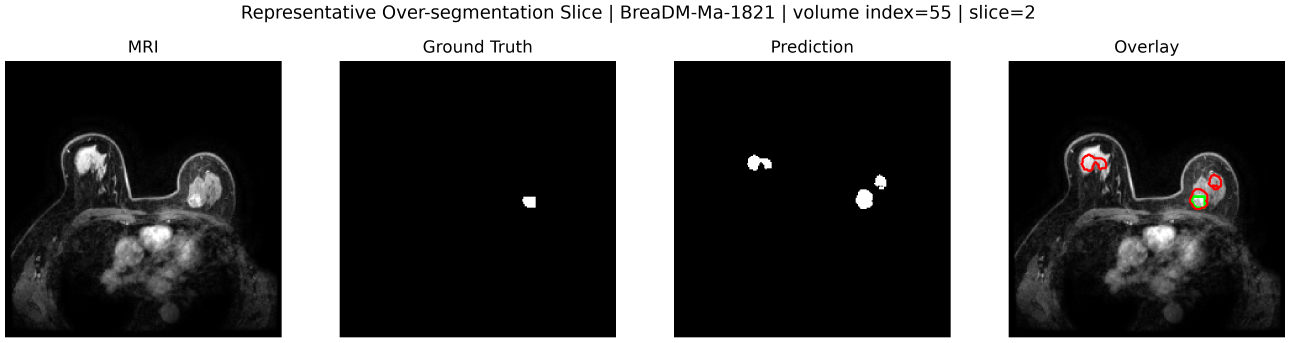
#> input picture result/seg3d_unet_locked_volume_ppv_seed42_20260911/volume55_slice_overseg_selection/representative_overseg_slice_volume55.png, 3870 x 1027 px (shown at 1/3 size)
$ python make_overseg_slice_2x2.py
#> lines starting #> are read from the running program, lines starting #| are printed output that depends on the picture; after the words box and inside, x2 and y2 are one past the last pixel; in counts of white or black regions, pixels touching at a corner belong together

import os
import glob
import numpy as np
from PIL import Image, ImageDraw, ImageFont

# =========================================================
# Settings
# =========================================================
WORKDIR = os.getcwd()
OUTPUT_NAME = "representative_overseg_slice_2x2.png"

NEW_SUPTITLE = (
    "Representative Over-segmentation Slice | "
    "BreaDM-Ma-1821 | Volume 2 (VIBRANT+C2) | Slice 2"
)

# 裁掉旧总标题，但保留四个小标题（MRI / Ground Truth / Prediction / Overlay）
TOP_CROP = 70

# 白底判断阈值
BG_THRESH = 245

# 布局参数
OUTER_PAD = 20
INNER_GAP_X = 36
INNER_GAP_Y = 36

# 总标题区域高度（加大一点）
TITLE_AREA_H = 70

# 总标题和下面四个小图标题之间额外留一点空隙
SUPTITLE_TO_PANEL_GAP = 10

# 总图标题字号（明显调大）
SUPTITLE_SIZE = 30

# =========================================================
# Helper functions
# =========================================================
def pick_source_png():
    pngs = [p for p in glob.glob("*.png") if os.path.basename(p) != OUTPUT_NAME]
    if not pngs:
        raise FileNotFoundError("当前目录没有找到可用的 PNG 图片。")
    # 优先选择体积最大的 png
    pngs = sorted(pngs, key=lambda p: os.path.getsize(p), reverse=True)
    return pngs[0]

def find_content_regions(binary_1d, min_width=40):
    regions = []
    in_region = False
    start = 0
    for i, v in enumerate(binary_1d):
        if v and not in_region:
            start = i
            in_region = True
        elif not v and in_region:
            end = i - 1
            if end - start + 1 >= min_width:
                regions.append((start, end))
            in_region = False
    if in_region:
        end = len(binary_1d) - 1
        if end - start + 1 >= min_width:
            regions.append((start, end))
    return regions

def get_font(size):
    candidates = [
        "arial.ttf",
        "Arial.ttf",
        "DejaVuSans.ttf",
        "/usr/share/fonts/truetype/dejavu/DejaVuSans.ttf",
        "C:/Windows/Fonts/arial.ttf",
    ]
    for path in candidates:
        try:
            return ImageFont.truetype(path, size)
        except:
            continue
    return ImageFont.load_default()

# =========================================================
# Step 1. Read source image
# =========================================================
src_png = pick_source_png()
img = Image.open(src_png).convert("RGB")
arr = np.array(img)

print("=" * 70)
print("Source PNG:")
print(os.path.abspath(src_png))
print(f"Original size: {img.size}")
#| Original size: (3870, 1027)
print("=" * 70)

# =========================================================
# Step 2. Remove old overall title strip
# =========================================================
if TOP_CROP >= arr.shape[0]:
    raise RuntimeError("TOP_CROP 设置过大，已经超过图像高度。")

content = arr[TOP_CROP:, :, :]
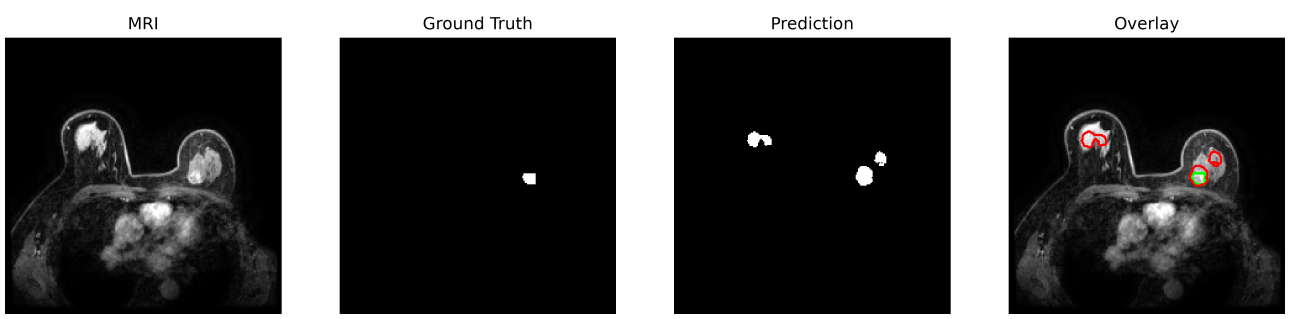
#> content: shape (957, 3870, 3) (shown at 1/3 size); mean R, G, B 74.4, 74.2, 74.1

# =========================================================
# Step 3. Detect four column panels
# =========================================================
nonwhite = np.any(content < BG_THRESH, axis=2)
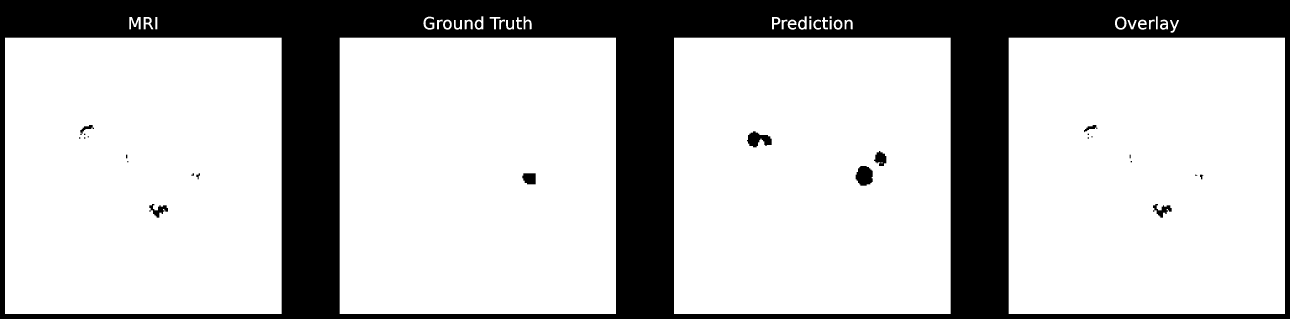
#> nonwhite: shape (957, 3870) bool (shown at 1/3 size); 74.3% white; 34 black regions (10 under 20 px), largest, box (x1, y1, x2, y2) and area: (0, 0, 3870, 957) 939595, (2567, 498, 2618, 557) 2405, (2241, 394, 2315, 442) 2149

col_activity = nonwhite.sum(axis=0)
#> col_activity = 3870 values, max 868 at index 1444, min 0 at index 0, mean 711.1
col_mask = col_activity > max(10, int(0.01 * nonwhite.shape[0]))
regions = find_content_regions(col_mask, min_width=40)
#> the loop in find_content_regions, `for i, v in enumerate(binary_1d):` made 3870 passes
#> (v, in_region) on pass 16: (True, True)
#> after the loop in find_content_regions, `for i, v in enumerate(binary_1d):`: end = 3854; in_region = False; regions = [(15, 844), (1019, 1847), (2022, 2851), (3026, 3854)]; start = 3026

# 如果自动检测不是4块，则退化为等宽四分
if len(regions) != 4:
    print("[WARN] 自动检测到的列数不是 4，改用等宽四分。")
    h, w = content.shape[:2]
    step = w // 4
    regions = []
    for k in range(4):
        x1 = k * step
        x2 = (k + 1) * step - 1 if k < 3 else w - 1
        regions.append((x1, x2))

row_activity = nonwhite.sum(axis=1)
#> row_activity = 957 values, max 3318 at index 113, min 0 at index 0, mean 2875.6
row_mask = row_activity > 10
row_idx = np.where(row_mask)[0]
#> row_idx = 871 values from 49 to 941
if len(row_idx) == 0:
    raise RuntimeError("没有检测到内容区域。")

y1 = max(0, row_idx[0] - 8)
#> y1 = 41
y2 = min(content.shape[0] - 1, row_idx[-1] + 8)
#> y2 = 949

panels = []
for i, (x1, x2) in enumerate(regions, start=1):
    x1 = max(0, x1 - 8)
    x2 = min(content.shape[1] - 1, x2 + 8)
    crop = content[y1:y2+1, x1:x2+1, :]
    panels.append(Image.fromarray(crop))
#> this loop made 4 passes
#> (x1, x2) on passes 1 to 4: (7, 852), (1011, 1855), (2014, 2859), (3018, 3862)
#> pass 1, `crop = content[y1:y2+1, x1:x2+1, :]`:
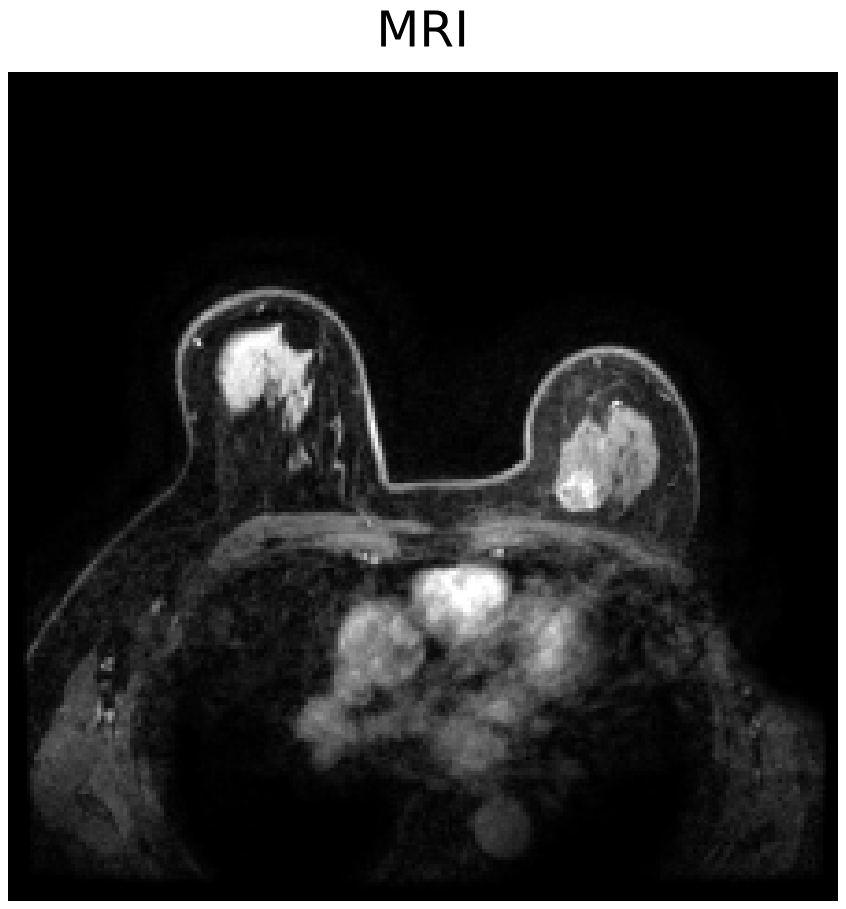
#> crop: shape (909, 846, 3); min 0, max 255, mean 47.9
#> pass 2, `crop = content[y1:y2+1, x1:x2+1, :]`:
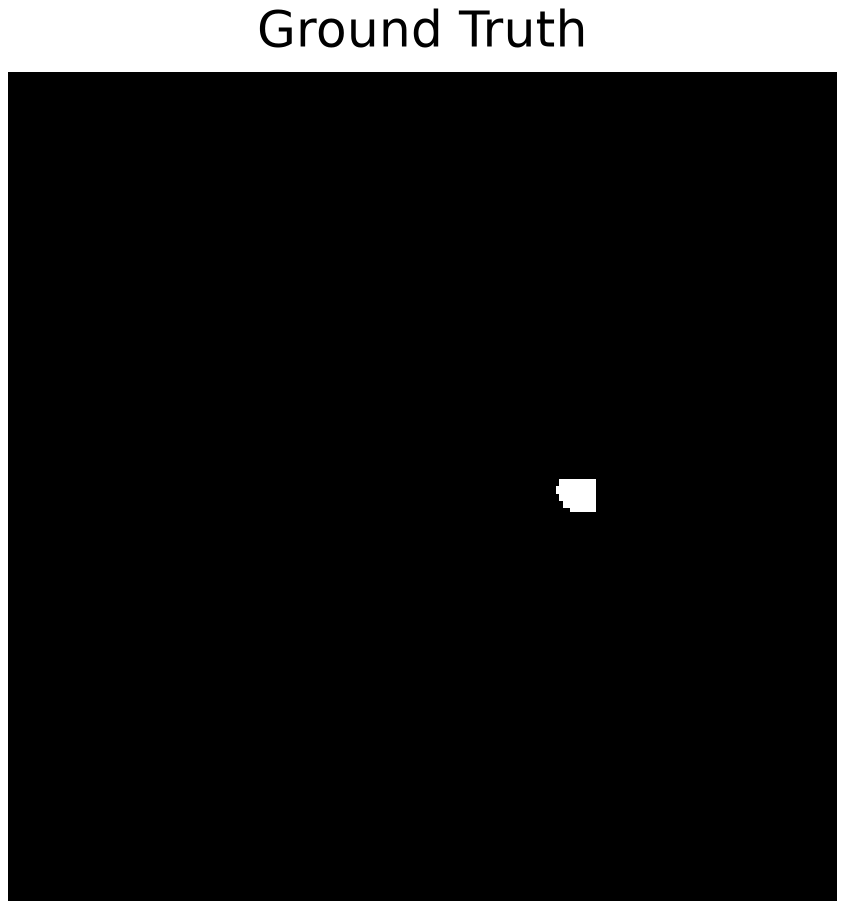
#> crop: shape (909, 845, 3); min 0, max 255, mean 26.2
#> after the loop, panels = 4 items

if len(panels) != 4:
    raise RuntimeError(f"最终得到的面板数不是 4，而是 {len(panels)}。")

print("Detected 4 panels successfully.")
for i, p in enumerate(panels, start=1):
    print(f"Panel {i}: size = {p.size}")
#> this loop made 4 passes
#| Panel 1: size = (846, 909)
#| Panel 2: size = (845, 909)
#| Panel 3: size = (846, 909)
#| Panel 4: size = (845, 909)

# 顺序保持不变：
# 1 MRI, 2 GT, 3 Prediction, 4 Overlay
p1, p2, p3, p4 = panels

# =========================================================
# Step 4. Build 2x2 canvas
# =========================================================
left_col_w = max(p1.width, p3.width)
#> left_col_w = 846
right_col_w = max(p2.width, p4.width)
#> right_col_w = 845

top_row_h = max(p1.height, p2.height)
#> top_row_h = 909
bottom_row_h = max(p3.height, p4.height)
#> bottom_row_h = 909

canvas_w = OUTER_PAD + left_col_w + INNER_GAP_X + right_col_w + OUTER_PAD
#> canvas_w = 1767
canvas_h = (
    OUTER_PAD
    + TITLE_AREA_H
    + SUPTITLE_TO_PANEL_GAP
    + top_row_h
    + INNER_GAP_Y
    + bottom_row_h
    + OUTER_PAD
)
#> canvas_h = 1974

canvas = Image.new("RGB", (canvas_w, canvas_h), "white")
#> canvas: PIL image 1767x1974 RGB; every value is 255
draw = ImageDraw.Draw(canvas)

# 总标题
font_title = get_font(SUPTITLE_SIZE)
bbox = draw.textbbox((0, 0), NEW_SUPTITLE, font=font_title)
#> bbox = (0, 5, 1421, 35)
title_w = bbox[2] - bbox[0]
#> title_w = 1421
title_h = bbox[3] - bbox[1]
#> title_h = 30
title_x = (canvas_w - title_w) // 2
#> title_x = 173
title_y = OUTER_PAD + max(0, (TITLE_AREA_H - title_h) // 2) - 1
#> title_y = 39
draw.text((title_x, title_y), NEW_SUPTITLE, fill="black", font=font_title)

# 四个 panel 的放置位置（2×2）
xL = OUTER_PAD
xR = OUTER_PAD + left_col_w + INNER_GAP_X
#> xR = 902
yTop = OUTER_PAD + TITLE_AREA_H + SUPTITLE_TO_PANEL_GAP
yBot = yTop + top_row_h + INNER_GAP_Y
#> yBot = 1045

def paste_center(base, panel, x, y, cell_w, cell_h):
#> called with x = 20, y = 100, cell_w = 846, cell_h = 909
    px = x + (cell_w - panel.width) // 2
#> px = 20
    py = y + (cell_h - panel.height) // 2
#> py = 100
    base.paste(panel, (px, py))

paste_center(canvas, p1, xL, yTop, left_col_w, top_row_h)
paste_center(canvas, p2, xR, yTop, right_col_w, top_row_h)
paste_center(canvas, p3, xL, yBot, left_col_w, bottom_row_h)
#> call 3 of paste_center, with x = 20, y = 1045, cell_w = 846, cell_h = 909
#> in paste_center (call 3), `base.paste(panel, (px, py))`:
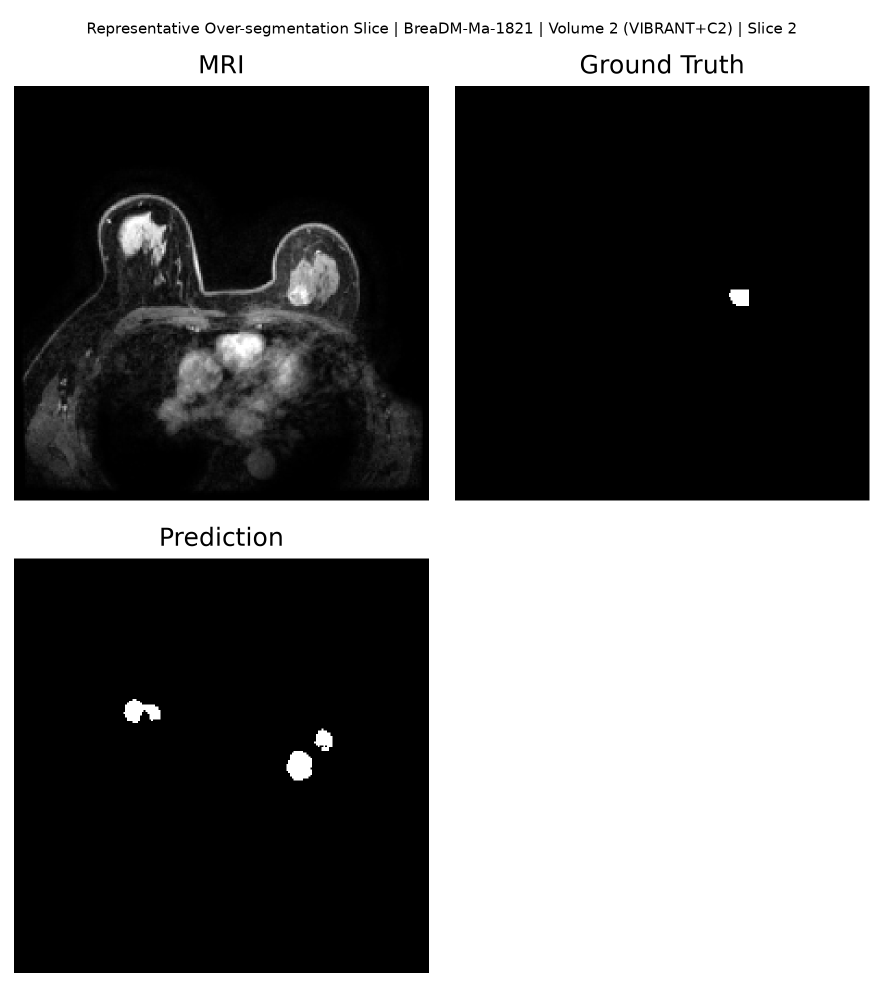
#> base: PIL image 1767x1974 RGB (shown at 1/2 size); min 0, max 255, mean 108.2
paste_center(canvas, p4, xR, yBot, right_col_w, bottom_row_h)
#> call 4 of paste_center, with x = 902, y = 1045, cell_w = 845, cell_h = 909
#> in paste_center (call 4), `base.paste(panel, (px, py))`:
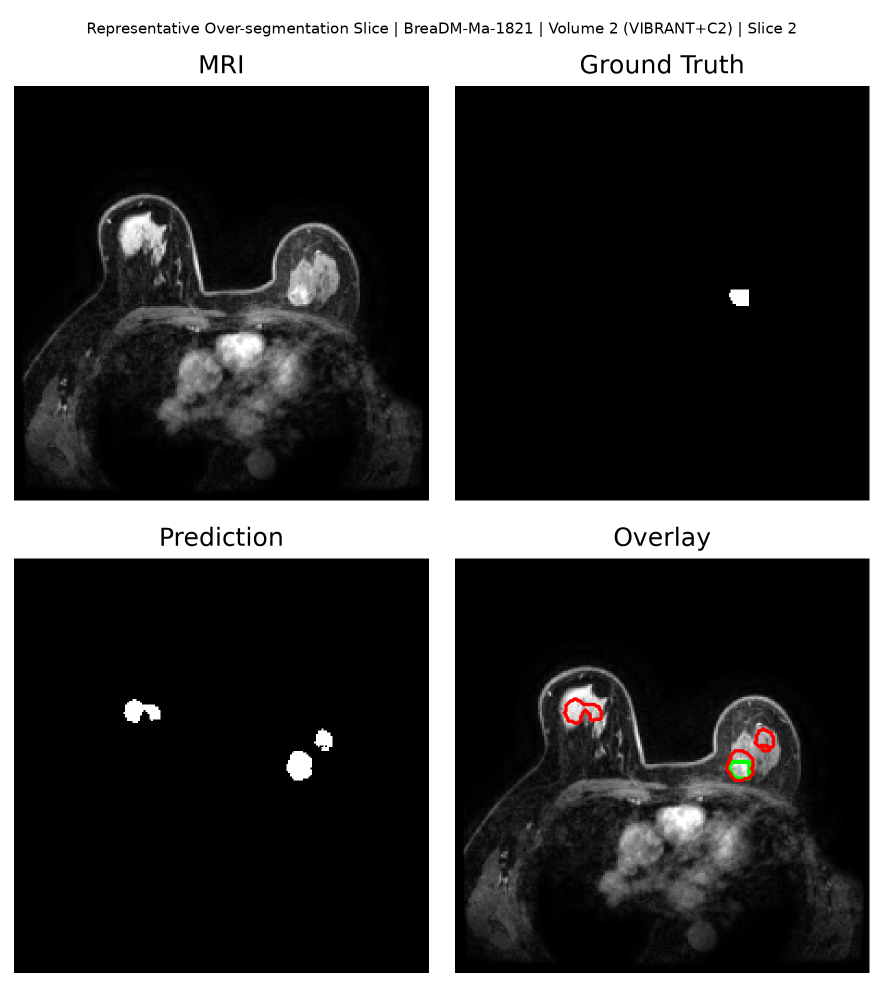
#> base: PIL image 1767x1974 RGB (shown at 1/2 size); mean R, G, B 62.6, 62.4, 62.3

# =========================================================
# Step 5. Save
# =========================================================
out_path = os.path.join(WORKDIR, OUTPUT_NAME)
canvas.save(out_path, dpi=(300, 300))

print("=" * 70)
print("DONE")
print("Output:")
print(out_path)
print(f"Output size: {canvas.size}")
#| Output size: (1767, 1974)
print("=" * 70)
